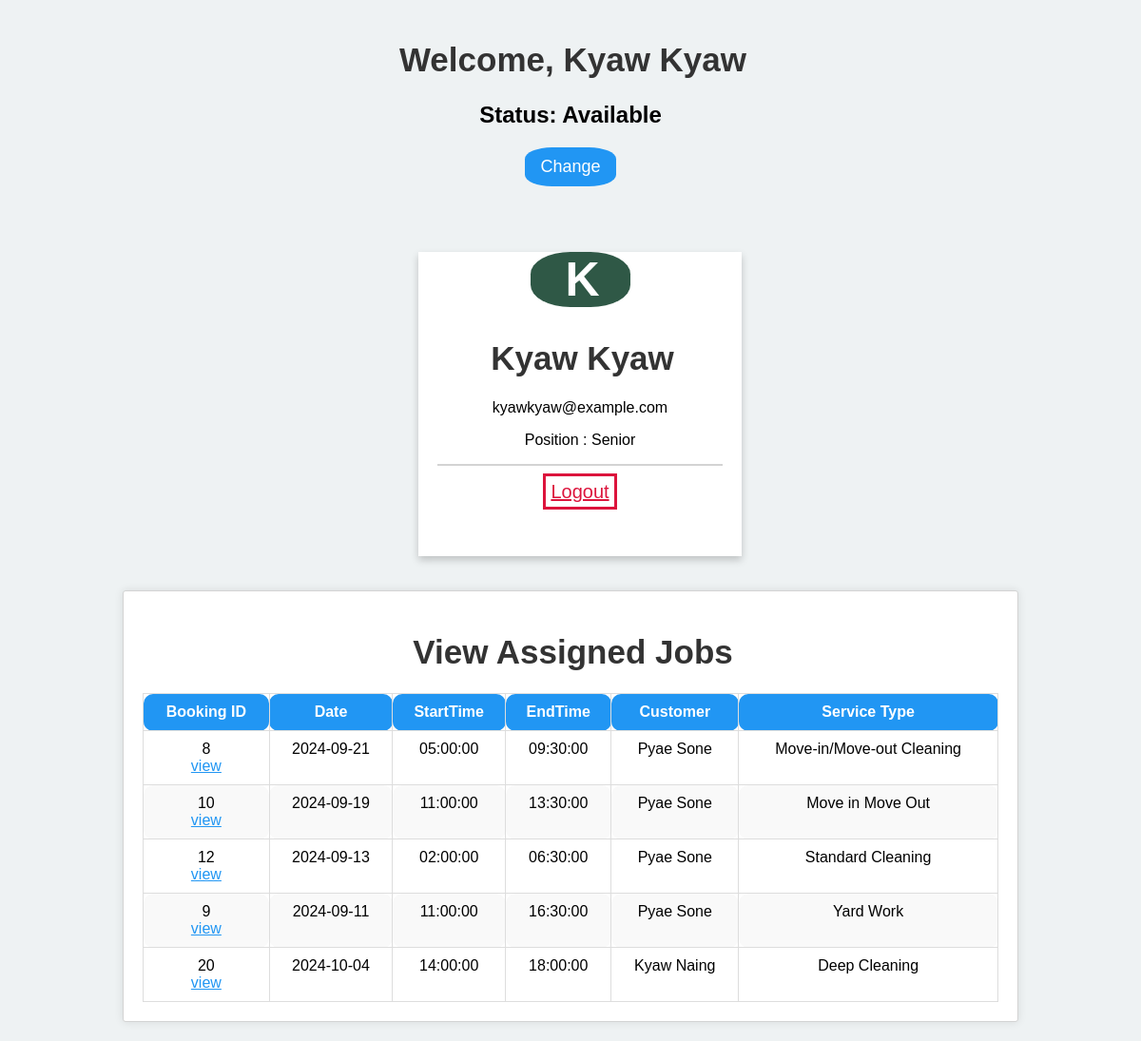
Page /CHome.php (signed in) on the committed database.
### tables this page shows
CREATE TABLE `cleaner` (
  `CleanerID` int(11) NOT NULL,
  `CleanerPassword` varchar(100) NOT NULL,
  `CleanerName` varchar(200) DEFAULT NULL,
  `CleanerDOB` date DEFAULT NULL,
  `CleanerEmail` varchar(200) DEFAULT NULL,
  `CleanerPosition` varchar(200) DEFAULT NULL,
  `CleanerStatus` varchar(100) DEFAULT NULL
);

CREATE TABLE `jobs` (
  `CleanerID` int(11) DEFAULT NULL,
  `BookingID` int(11) DEFAULT NULL,
  `StartTime` time DEFAULT NULL,
  `EndTime` time DEFAULT NULL
);

CREATE TABLE `booking` (
  `BookingID` int(11) NOT NULL,
  `ServiceName` varchar(60) DEFAULT NULL,
  `Address` varchar(200) DEFAULT NULL,
  `Address_TownShip` varchar(30) DEFAULT NULL,
  `CleanerQty` int(11) DEFAULT NULL,
  `HoursQty` decimal(10,2) DEFAULT NULL,
  `Bedrooms` int(11) DEFAULT NULL,
  `Bathrooms` int(11) DEFAULT NULL,
  `BookingTime` time DEFAULT NULL,
  `BookingDate` date DEFAULT NULL,
  `PaymentStatus` varchar(20) DEFAULT NULL,
  `Remarks` varchar(200) DEFAULT NULL,
  `Addons` text DEFAULT NULL,
  `Total` decimal(10,2) NOT NULL,
  `CustomerID` int(11) DEFAULT NULL,
  `ServiceID` int(11) DEFAULT NULL,
  `BookingStatus` varchar(50) NOT NULL,
  `JobStatus` varchar(100) NOT NULL
);

CREATE TABLE `customer` (
  `CustomerID` int(11) NOT NULL,
  `CustomerName` varchar(50) NOT NULL,
  `CustomerPassword` varchar(100) NOT NULL,
  `CustomerEmail` varchar(50) NOT NULL,
  `CustomerPhone` varchar(20) NOT NULL,
  `CustomerDOB` varchar(30) NOT NULL
);

### CHome.php (the view, shortened to what this page needs)
<!DOCTYPE html>
<?php session_start();
include("ConnectDB.php");
        if (isset($_SESSION['CleanerID'])) {
        $CleanerID = $_SESSION['CleanerID'];
        $query = "SELECT booking.BookingID, booking.BookingDate,
        jobs.StartTime,
        jobs.EndTime, customer.CustomerName, booking.ServiceName
        FROM jobs, booking,customer
        WHERE booking.BookingID = jobs.BookingID
        AND booking.CustomerID = customer.CustomerID
        AND jobs.CleanerID = $CleanerID;";
        $cleanResult = $connection->query($query);
        }
else {
echo "<script>window.location.href='CleanerLogIn.php';</script>";
}
?>
<html lang="en">
<head>
    <link rel="stylesheet" type="text/css" href="Style.css">
</head>
<body style="display:block;" >
<?php if(isset($_SESSION['CleanerID']))
                {
                    include("ConnectDB.php");
                    $sql = "SELECT * FROM cleaner WHERE CleanerID =$CleanerID";
                		$result = mysqli_query($connection,$sql);
		                $record = mysqli_fetch_assoc($result);
                    $Name = $record['CleanerName'];
                    $Email = $record['CleanerEmail'];
                    $POS = $record['CleanerPosition'];
                    $Status = $record['CleanerStatus'];
                    $initial = strtoupper($Name[0]);
              }?>
<center>
        <h1>Welcome, <?php echo $Name;?></h1>
        <h2>Status: <?php echo $Status ?></h2>
        <form method = "POST">
            <input type="submit" value="Change" name = 'btnStat' Class="updatebtn">
        </form>
<br>
<br>
<div class="card">
  <center><h1 class="InitialBig"><?php echo $initial;?></h1></center>
  <h1><?php echo $Name;?></h1>
  <p class="title"><?php echo $Email;?></p>
  <p>Position : <?php echo $POS;?></p>
  <hr>
  <p><a href=LogOut.php>Logout</a></p>
</div>
<br>
<br>
    <div class="container">
        <h1>View Assigned Jobs</h1>
        <table class="assignment-table">
            <thead>
                <tr>
                    <th>Booking ID</th>
                    <th>Date</th>
                    <th>StartTime</th>
                    <th>EndTime</th>
                    <th>Customer</th>
                    <th>Service Type</th>
                </tr>
            </thead>
            <tbody>
        <?php while($row = $cleanResult->fetch_assoc()) { ?>
            <tr>
                <td><?php echo $row['BookingID']?> <br>
                    <a href="MagJobDetail.php?BookingID=<?php echo $row['BookingID'] ?>"> view</a>
                </td>
                <td><?php echo $row['BookingDate']; ?></td>
                <td><?php echo $row['StartTime']; ?></td>
                <td><?php echo $row['EndTime']; ?></td>
                <td><?php echo $row['CustomerName']; ?></td>
                <td><?php echo $row['ServiceName']; ?></td>
            </tr>
        <?php } ?>
    </tbody>
        </table>
    </div>
</center>
</body>
</html>

### Style.css (style rules this page uses)
body { font-family: Arial, sans-serif; margin: 0; padding: 0; display: flex; }
h1 { color: #2F5846; padding-left: 5px; font-size: 35px; font-weight: bold; }
.card { box-shadow: 0 4px 8px 0 rgba(0, 0, 0, 0.2); width:300px; height: 320px; margin-left: 20px; text-align: center; font-family: arial; padding-bottom: 30 px; padding-left: 20px; background-color: #ffffff; padding-right: 20px; }
.card a { background-color:white; color: crimson; text-align: center; font-size: 20px; padding: 5px; border: solid; }
.InitialBig { background-color: #2F5846; color: #ffffff; width: 100px; height:auto; border-radius: 40%; font-size: 50px; text-align: center; }
th, td { border: 2px solid black; border-radius: 10px; padding: 15px; text-align: center; border: 1px solid #ddd; padding-left: 20px; align-content: baseline; justify-content: baseline; }
.container { background-color: #f2f2f2; padding: 5px 20px 15px 20px; border: 1px solid lightgrey; border-radius: 3px; }
a { color: #2196F3; }
hr { border: 1px solid lightgrey; }

### CHome.php (style rules this page uses)
body { font-family: Arial, sans-serif; background-color: #eef2f3; margin: 0; padding: 20px; }
.container { max-width: 900px; margin: 0 auto; background-color: white; padding: 20px; box-shadow: 0 0 10px rgba(0, 0, 0, 0.1); }
h1 { text-align: center; color: #333; }
.assignment-table { width: 100%; border-collapse: collapse; margin-top: 20px; }
.assignment-table th, .assignment-table td { padding: 10px; border: 1px solid #ddd; text-align: center; }
.assignment-table th { background-color: #2196F3; color: white; }
.assignment-table tr:nth-child(even) { background-color: #f9f9f9; }
.updatebtn { background-color: #2196F3; color: white; font-size:18px; text-decoration:bold; padding: 10px 16px; border: none; border-radius:30%; cursor: pointer; }

### rows in the picture
cleaner: CleanerName "Kyaw Kyaw", CleanerStatus "Available", CleanerName "K", CleanerEmail "kyawkyaw@example.com", CleanerPosition "Senior"
jobs: BookingID.BookingID "8", BookingID.BookingDate "2024-09-21", StartTime "05:00:00", EndTime "09:30:00", customer.CustomerName "Pyae Sone", BookingID.ServiceName "Move-in/Move-out Cleaning"
jobs: BookingID.BookingID "10", BookingID.BookingDate "2024-09-19", StartTime "11:00:00", EndTime "13:30:00", customer.CustomerName "Pyae Sone", BookingID.ServiceName "Move in Move Out"
jobs: BookingID.BookingID "12", BookingID.BookingDate "2024-09-13", StartTime "02:00:00", EndTime "06:30:00", customer.CustomerName "Pyae Sone", BookingID.ServiceName "Standard Cleaning"
jobs: BookingID.BookingID "9", BookingID.BookingDate "2024-09-11", StartTime "11:00:00", EndTime "16:30:00", customer.CustomerName "Pyae Sone", BookingID.ServiceName "Yard Work"
jobs: BookingID.BookingID "20", BookingID.BookingDate "2024-10-04", StartTime "14:00:00", EndTime "18:00:00", customer.CustomerName "Kyaw Naing", BookingID.ServiceName "Deep Cleaning"
